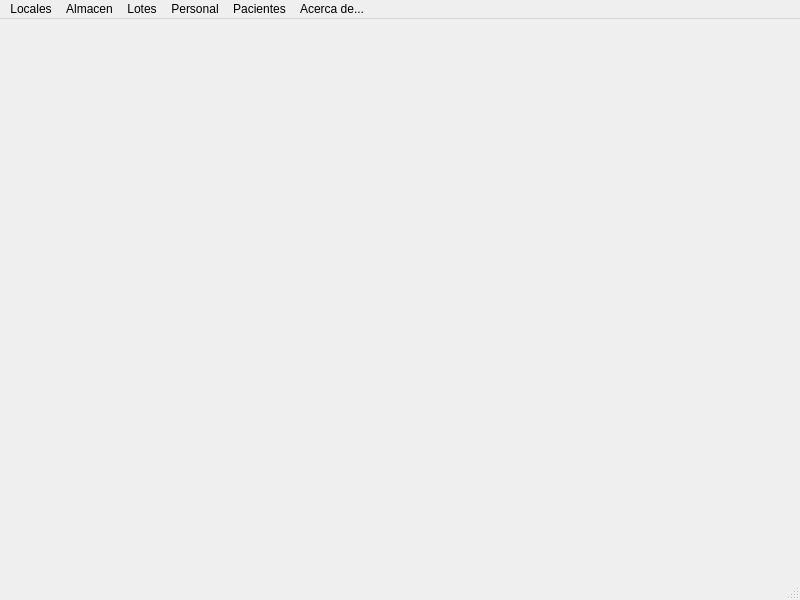
<?xml version="1.0" encoding="UTF-8"?>
<ui version="4.0">
 <class>MainWindow</class>
 <widget class="QMainWindow" name="MainWindow">
  <property name="geometry">
   <rect>
    <x>0</x>
    <y>0</y>
    <width>800</width>
    <height>600</height>
   </rect>
  </property>
  <property name="windowTitle">
   <string>Sitema de Vacunación contra el Dengue</string>
  </property>
  <widget class="QWidget" name="centralwidget"/>
  <widget class="QStatusBar" name="statusbar"/>
  <widget class="QMenuBar" name="menubar">
   <property name="geometry">
    <rect>
     <x>0</x>
     <y>0</y>
     <width>800</width>
     <height>25</height>
    </rect>
   </property>
   <widget class="QMenu" name="menuLocales">
    <property name="title">
     <string>Locales</string>
    </property>
    <widget class="QMenu" name="menuMostrar_Detalle_del_Local">
     <property name="title">
      <string>Mostrar Detalle del Local</string>
     </property>
     <addaction name="actionEnfermeras"/>
     <addaction name="actionPacientes"/>
     <addaction name="actionDoctores"/>
     <addaction name="actionLotes"/>
     <addaction name="separator"/>
    </widget>
    <addaction name="actionRegistrar_Local"/>
    <addaction name="actionMostrar_Locales"/>
    <addaction name="actionEditar_Local"/>
    <addaction name="actionMostrar_Locales_Habilitados_Desabilitados"/>
    <addaction name="actionHabilitar_Desabilitar"/>
    <addaction name="actionBuscar_Local_Registrado"/>
    <addaction name="separator"/>
    <addaction name="menuMostrar_Detalle_del_Local"/>
   </widget>
   <widget class="QMenu" name="menuAlmacen">
    <property name="title">
     <string>Almacen</string>
    </property>
    <addaction name="actionRegistrar_Almacen"/>
    <addaction name="actionMostrar_Almacenes"/>
    <addaction name="actionEditar_Almacen"/>
    <addaction name="actionMostrar_Almacen_Habilitados_Deshabilitados"/>
    <addaction name="actionHabilitar_Deshabilitar_Almacen"/>
    <addaction name="actionBuscar_Almacen"/>
    <addaction name="separator"/>
    <addaction name="actionAdministrar_Lotes"/>
   </widget>
   <widget class="QMenu" name="menuLotes">
    <property name="title">
     <string>Lotes</string>
    </property>
    <addaction name="actionRegistrar_Lote"/>
    <addaction name="actionMostrar_Lotes"/>
    <addaction name="actionEditar_Lote"/>
    <addaction name="actionBuscar_Lote"/>
   </widget>
   <widget class="QMenu" name="menuPersonal">
    <property name="title">
     <string>Personal</string>
    </property>
    <widget class="QMenu" name="menuMedico">
     <property name="title">
      <string>Medico</string>
     </property>
     <addaction name="actionRegistrar_Medico"/>
     <addaction name="actionMostrar_Medico"/>
     <addaction name="actionEditar_Medico"/>
     <addaction name="actionBuscar_Medico"/>
     <addaction name="actionMostrar_Medicos_Activos_Inactivos"/>
     <addaction name="separator"/>
     <addaction name="actionAsignar_Medico"/>
    </widget>
    <widget class="QMenu" name="menuEnfermera">
     <property name="title">
      <string>Enfermera</string>
     </property>
     <addaction name="actionRegistrar_Enfermera"/>
     <addaction name="actionMostrar_Enfermeras"/>
     <addaction name="actionEditar_Enfermera"/>
     <addaction name="actionMostrar_Enfermeras_Activas_Inactivas"/>
     <addaction name="separator"/>
     <addaction name="actionAsignar_Enfermera"/>
    </widget>
    <addaction name="menuMedico"/>
    <addaction name="menuEnfermera"/>
   </widget>
   <widget class="QMenu" name="menuPacientes">
    <property name="title">
     <string>Pacientes</string>
    </property>
    <addaction name="actionRegistrar_Cola_de_Pacientes"/>
    <addaction name="actionMostrar_fila_de_Pacientes"/>
    <addaction name="actionBuscar_Paciente_en_Fila"/>
    <addaction name="separator"/>
    <addaction name="actionAtender_Paciente"/>
    <addaction name="actionMostrar_Pacientes_Atendidos"/>
    <addaction name="actionBuscar_Paciente_Atendido"/>
   </widget>
   <widget class="QMenu" name="menuAcerca_de">
    <property name="title">
     <string>Acerca de...</string>
    </property>
   </widget>
   <addaction name="menuLocales"/>
   <addaction name="menuAlmacen"/>
   <addaction name="menuLotes"/>
   <addaction name="menuPersonal"/>
   <addaction name="menuPacientes"/>
   <addaction name="menuAcerca_de"/>
  </widget>
  <action name="actionRegistrar_Local">
   <property name="text">
    <string>Registrar Local...</string>
   </property>
  </action>
  <action name="actionMostrar_Locales">
   <property name="text">
    <string>Mostrar Locales</string>
   </property>
  </action>
  <action name="actionEditar_Local">
   <property name="text">
    <string>Editar Local</string>
   </property>
  </action>
  <action name="actionMostrar_Locales_Habilitados_Desabilitados">
   <property name="text">
    <string>Mostrar Locales Habilitados/Deshabilitados</string>
   </property>
  </action>
  <action name="actionHabilitar_Desabilitar">
   <property name="text">
    <string>Habilitar/Desabilitar Local</string>
   </property>
  </action>
  <action name="actionBuscar_Local_Registrado">
   <property name="text">
    <string>Buscar Local</string>
   </property>
  </action>
  <action name="actionEnfermeras">
   <property name="text">
    <string>Enfermeras</string>
   </property>
  </action>
  <action name="actionPacientes">
   <property name="text">
    <string>Pacientes</string>
   </property>
  </action>
  <action name="actionDoctores">
   <property name="text">
    <string>Doctores</string>
   </property>
  </action>
  <action name="actionLotes">
   <property name="text">
    <string>Lotes</string>
   </property>
  </action>
  <action name="actionRegistrar_Almacen">
   <property name="text">
    <string>Registrar Almacen</string>
   </property>
  </action>
  <action name="actionMostrar_Almacenes">
   <property name="text">
    <string>Mostrar Almacenes</string>
   </property>
  </action>
  <action name="actionEditar_Almacen">
   <property name="text">
    <string>Editar Almacen</string>
   </property>
  </action>
  <action name="actionMostrar_Almacen_Habilitados_Deshabilitados">
   <property name="text">
    <string>Mostrar Almacen Habilitados/Deshabilitados</string>
   </property>
  </action>
  <action name="actionHabilitar_Deshabilitar_Almacen">
   <property name="text">
    <string>Habilitar/Deshabilitar Almacen</string>
   </property>
  </action>
  <action name="actionBuscar_Almacen">
   <property name="text">
    <string>Buscar Almacen</string>
   </property>
  </action>
  <action name="actionAdministrar_Lotes">
   <property name="text">
    <string>Administrar Lotes</string>
   </property>
  </action>
  <action name="actionRegistrar_Lote">
   <property name="text">
    <string>Registrar Lote</string>
   </property>
  </action>
  <action name="actionMostrar_Lotes">
   <property name="text">
    <string>Mostrar Lotes</string>
   </property>
  </action>
  <action name="actionEditar_Lote">
   <property name="text">
    <string>Editar Lote</string>
   </property>
  </action>
  <action name="actionBuscar_Lote">
   <property name="text">
    <string>Buscar Lote</string>
   </property>
  </action>
  <action name="actionRegistrar_Medico">
   <property name="text">
    <string>Registrar Medico</string>
   </property>
  </action>
  <action name="actionMostrar_Medico">
   <property name="text">
    <string>Mostrar Medico</string>
   </property>
  </action>
  <action name="actionEditar_Medico">
   <property name="text">
    <string>Editar Medico</string>
   </property>
  </action>
  <action name="actionBuscar_Medico">
   <property name="text">
    <string>Buscar Medico</string>
   </property>
  </action>
  <action name="actionMostrar_Medicos_Activos_Inactivos">
   <property name="text">
    <string>Mostrar Medicos Asignados/Libres</string>
   </property>
  </action>
  <action name="actionAsignar_Medico">
   <property name="text">
    <string>Asignar Medico</string>
   </property>
  </action>
  <action name="actionRegistrar_Enfermera">
   <property name="text">
    <string>Registrar Enfermera</string>
   </property>
  </action>
  <action name="actionMostrar_Enfermeras">
   <property name="text">
    <string>Mostrar Enfermeras</string>
   </property>
  </action>
  <action name="actionEditar_Enfermera">
   <property name="text">
    <string>Editar Enfermera</string>
   </property>
  </action>
  <action name="actionMostrar_Enfermeras_Activas_Inactivas">
   <property name="text">
    <string>Mostrar Enfermeras Asignadas/Libres</string>
   </property>
  </action>
  <action name="actionAsignar_Enfermera">
   <property name="text">
    <string>Asignar Enfermera</string>
   </property>
  </action>
  <action name="actionRegistrar_Cola_de_Pacientes">
   <property name="text">
    <string>Registrar Cola de Pacientes</string>
   </property>
  </action>
  <action name="actionMostrar_fila_de_Pacientes">
   <property name="text">
    <string>Mostrar fila de Pacientes</string>
   </property>
  </action>
  <action name="actionBuscar_Paciente_en_Fila">
   <property name="text">
    <string>Buscar Paciente en Fila</string>
   </property>
  </action>
  <action name="actionAtender_Paciente">
   <property name="text">
    <string>Atender Paciente</string>
   </property>
  </action>
  <action name="actionMostrar_Pacientes_Atendidos">
   <property name="text">
    <string>Mostrar Pacientes Atendidos</string>
   </property>
  </action>
  <action name="actionBuscar_Paciente_Atendido">
   <property name="text">
    <string>Buscar Paciente Atendido</string>
   </property>
  </action>
  <action name="actionAcerca_de">
   <property name="text">
    <string>Acerca de ...</string>
   </property>
  </action>
 </widget>
 <resources/>
 <connections/>
</ui>
